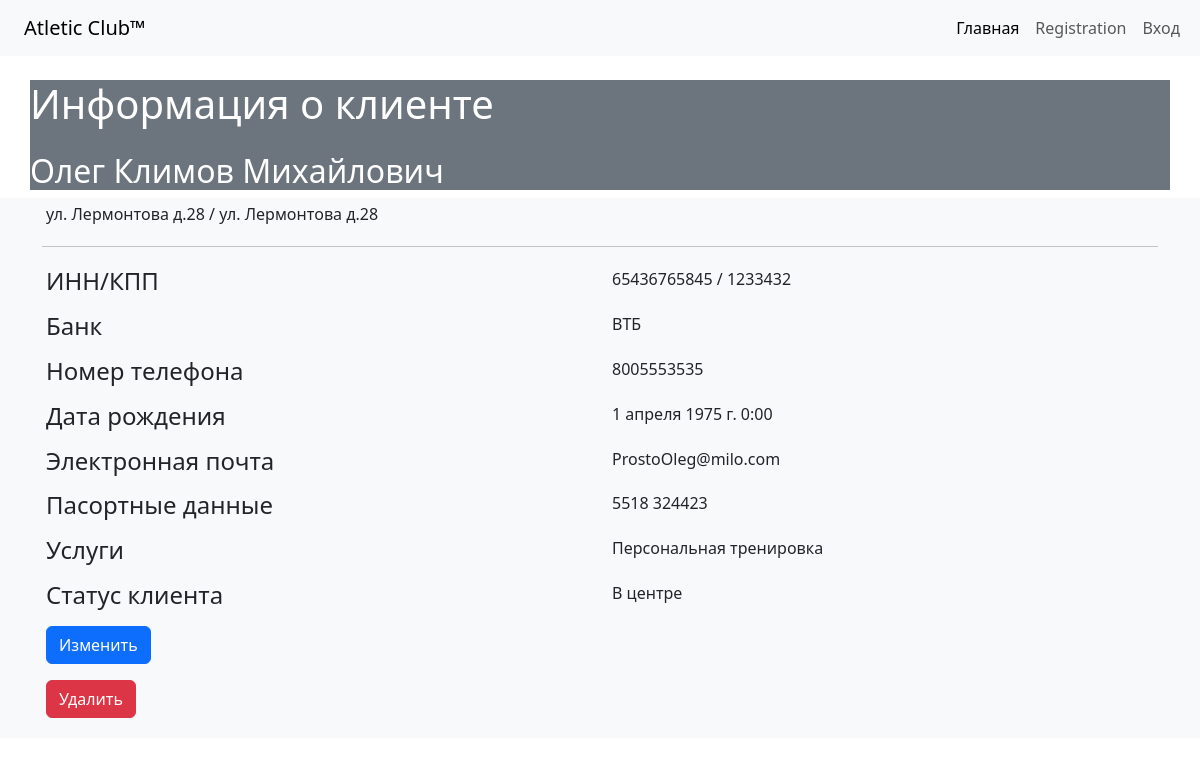
The page /clients/1 on the database its author committed.
### diplom/clients/models.py (models this page shows, shortened)
class Clients(models.Model):
    date = models.DateTimeField(auto_now_add=True)
    last_name = models.CharField(max_length=250, verbose_name='Фамилия')
    first_name = models.CharField(max_length=250, verbose_name='Имя')
    patronymic = models.CharField(max_length=250, verbose_name='Отчетство')
    legal_adress = models.CharField(max_length=250, verbose_name='Адресс прописки')
    physical_adress = models.CharField(max_length=250, verbose_name='Фактический адресс')
    inn = models.IntegerField()
    kpp = models.IntegerField()
    bank =models.ForeignKey(Bank, on_delete=models.DO_NOTHING, verbose_name='Банк')
    phone = models.CharField(max_length=14, verbose_name='Номер телефона')
    email = models.EmailField()
    date_of_birth = models.DateTimeField(verbose_name='Дата рождения')
    passports_series = models.IntegerField(verbose_name='Серия паспорта')
    passports_number = models.IntegerField(verbose_name='Номер паспорта')
    services = models.ForeignKey(Services, on_delete=models.DO_NOTHING, verbose_name='Услуги')
    user_state = models.ForeignKey(Status, on_delete=models.DO_NOTHING, verbose_name='Статус')

### diplom/manager/models.py (models this page shows, shortened)
class Bank(models.Model):
    name = models.CharField(max_length=250)
    def __str__(self):
        return self.name

class Status(models.Model):
    name = models.CharField(max_length=250)

### diplom/services/models.py (models this page shows, shortened)
class Services(models.Model):
    date = models.DateField(blank="True", verbose_name="Дата")
    name = models.CharField(max_length=250, verbose_name='Наименование')
    description = models.TextField(max_length=250, verbose_name='Описание')
    price = models.IntegerField(verbose_name='Стоимость')
    unit = models.IntegerField(verbose_name='Единица измерения')

### diplom/clients/views.py (the view)
# urls.py: path('<int:pk>', views.ClientShowView.as_view(), name='client_show'),
class ClientShowView(DetailView):
    model = models.Clients
    template_name = 'clients/client_show.html'
    context_object_name = 'client'

### diplom/templates/clients/client_show.html
{% extends 'base.html' %}
{% load django_bootstrap5 %}
{% block content %}
  <div class="container card-header bg-secondary text-white">
    <h1 class="my-4">
        Информация о клиенте
    </h1>
    <h2>{{ client.first_name }} {{ client.last_name }} {{client.patronymic }}</h2>
  </div>
    <div class="card-body bg-light">
      <div class="container">
      <div class="row p-1">
          <div class="col">{{client.legal_adress}} / {{ client.physical_adress }}</div>
      </div>
      <hr>
        <div class="row p-1">
          <div class="col"><h4>ИНН/КПП</h4></div>
          <div class="col">{{client.inn}} / {{client.kpp }}</div>
        </div>
        <div class="row p-1">
          <div class="col"><h4>Банк</h4></div>
          <div class="col">{{client.bank}}</div>
        </div>
        <div class="row p-1">
          <div class="col"><h4>Номер телефона</h4></div>
          <div class="col">{{client.phone}}</div>
        </div>
        <div class="row p-1">
          <div class="col"><h4>Дата рождения</h4></div>
          <div class="col">{{client.date_of_birth}}</div>
        </div>
        <div class="row p-1">
          <div class="col"><h4>Электронная почта</h4></div>
          <div class="col">{{client.email}}</div>
        </div>
        <div class="row p-1">
          <div class="col"><h4>Пасортные данные</h4></div>
          <div class="col">{{client.passports_series}}  {{ client.passports_number }}</div>
        </div>
        <div class="row p-1">
          <div class="col"><h4>Услуги</h4></div>
          <div class="col">{{client.services.name}}</div>
        </div>
        <div class="row p-1">
          <div class="col"><h4>Статус клиента</h4></div>
          <div class="col">{{client.user_state.name}}</div>
        </div>
        <div class="row p-1">
          <div class="col">
            <form action="{% url 'client_update' client.pk %}">
            <button class="btn btn-primary mb-3" type="submit">Изменить</button>
          </form>
          <form action="{% url 'client_delete' client.pk %}">
            <button class="btn btn-danger mb-3" type="submit">Удалить</button>
          </form>
          </div>
        </div>
      </div>
    </div>
{% endblock%}

### rows shown on the page
Clients: first_name "Олег", last_name "Климов", patronymic "Михайлович", legal_adress "ул. Лермонтова д.28", physical_adress "ул. Лермонтова д.28", inn "65436765845", kpp "1233432", bank "ВТБ", phone "8005553535", date_of_birth "1 апреля 1975 г. 0:00", email "ProstoOleg@milo.com", passports_series "5518", passports_number "324423", services.name "Персональная тренировка", user_state.name "В центре"
